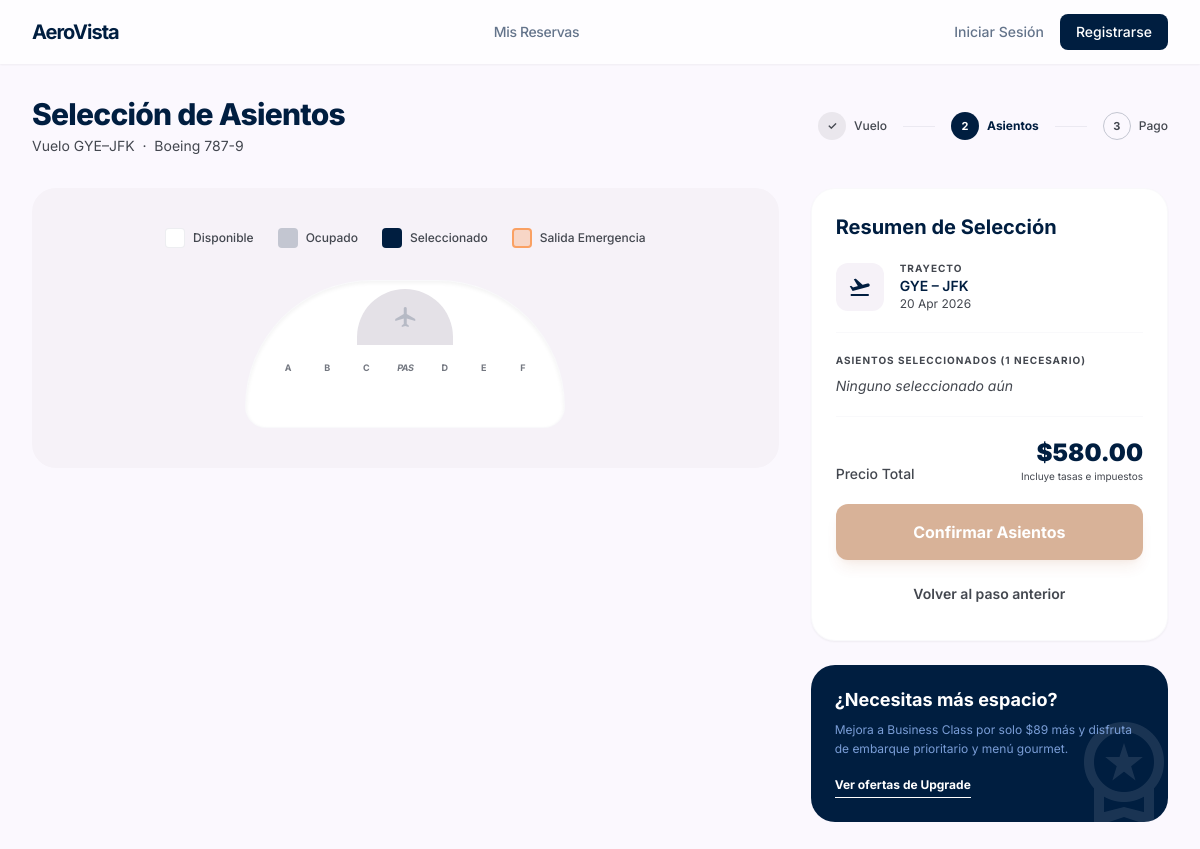
The page /asientos.php?vuelo_id=2 on the database its author committed.
### tables this page shows
CREATE TABLE `vuelos` (
  `id`                   INT AUTO_INCREMENT PRIMARY KEY,
  `numero_vuelo`         VARCHAR(20)    NOT NULL,
  `aerolinea_id`         INT            NOT NULL,
  `origen_id`            INT            NOT NULL,
  `destino_id`           INT            NOT NULL,
  `fecha_salida`         DATETIME       NOT NULL,
  `fecha_llegada`        DATETIME       NOT NULL,
  `precio_base`          DECIMAL(10,2)  NOT NULL,
  `impuestos`            DECIMAL(10,2)  NOT NULL DEFAULT 0.00,
  `capacidad`            INT            NOT NULL DEFAULT 180,
  `asientos_disponibles` INT            NOT NULL DEFAULT 180,
  `avion`                VARCHAR(100)   DEFAULT NULL COMMENT 'Modelo del avión (ej. Airbus A321neo)',
  `estado`               ENUM('programado','a_tiempo','retrasado','cancelado','completado')
                         NOT NULL DEFAULT 'programado',
  `created_at`           TIMESTAMP      NOT NULL DEFAULT CURRENT_TIMESTAMP,
  `updated_at`           TIMESTAMP      NOT NULL DEFAULT CURRENT_TIMESTAMP ON UPDATE CURRENT_TIMESTAMP,
  KEY `idx_vuelo_origen`   (`origen_id`),
  KEY `idx_vuelo_destino`  (`destino_id`),
  KEY `idx_vuelo_fecha`    (`fecha_salida`),
  KEY `idx_vuelo_estado`   (`estado`),
  CONSTRAINT `fk_vuelo_aerolinea` FOREIGN KEY (`aerolinea_id`) REFERENCES `aerolineas` (`id`),
  CONSTRAINT `fk_vuelo_origen`    FOREIGN KEY (`origen_id`)    REFERENCES `aeropuertos` (`id`),
  CONSTRAINT `fk_vuelo_destino`   FOREIGN KEY (`destino_id`)   REFERENCES `aeropuertos` (`id`)
);

CREATE TABLE `aeropuertos` (
  `id`         INT AUTO_INCREMENT PRIMARY KEY,
  `codigo`     VARCHAR(3)   NOT NULL COMMENT 'Código IATA (ej. GYE)',
  `nombre`     VARCHAR(150) NOT NULL,
  `ciudad`     VARCHAR(100) NOT NULL,
  `pais`       VARCHAR(100) NOT NULL,
  `pais_codigo` VARCHAR(2)  NOT NULL COMMENT 'Código ISO del país (ej. EC)',
  `activo`     TINYINT(1)   NOT NULL DEFAULT 1,
  `created_at` TIMESTAMP    NOT NULL DEFAULT CURRENT_TIMESTAMP,
  UNIQUE KEY `uq_aeropuerto_codigo` (`codigo`)
);

### config/db.php (called while the page is built, shortened)
<?php
function getDB(): PDO {
    static $pdo = null;
    if ($pdo === null) {
        $dsn = sprintf(
            'mysql:host=%s;port=%s;dbname=%s;charset=%s',
            DB_HOST, DB_PORT, DB_NAME, DB_CHARSET
        );
        $options = [
            PDO::ATTR_ERRMODE            => PDO::ERRMODE_EXCEPTION,
            PDO::ATTR_DEFAULT_FETCH_MODE => PDO::FETCH_ASSOC,
            PDO::ATTR_EMULATE_PREPARES   => false,
        ];
        try {
            $pdo = new PDO($dsn, DB_USER, DB_PASS, $options);
        } catch (PDOException $e) {
            if (APP_ENV === 'development') {
                die('<pre>Error de conexión a la base de datos: ' . $e->getMessage() . '</pre>');
            } else {
                die('<p style="font-family:sans-serif;color:#c00">Error al conectar con la base de datos. Por favor intenta más tarde.</p>');
            }
        }
    }
    return $pdo;
}

### includes/functions.php (called while the page is built, shortened)
<?php
require_once __DIR__ . '/../config/db.php';
function e(string $str): string {
    return htmlspecialchars($str, ENT_QUOTES | ENT_SUBSTITUTE, 'UTF-8');
}
function fechaCorta(\DateTime|string $fecha): string {
    if (is_string($fecha)) $fecha = new \DateTime($fecha);
    return $fecha->format('d M Y');
}

### asientos.php (the view, shortened to what this page needs)
<?php
require_once __DIR__ . '/config/db.php';
require_once __DIR__ . '/includes/functions.php';
$vueloId = (int)($_GET['vuelo_id'] ?? 0);
$stmt = getDB()->prepare("
    SELECT v.*,
           al.nombre AS aerolinea, al.logo_url,
           ap_o.codigo AS origen_codigo, ap_o.ciudad AS origen_ciudad,
           ap_d.codigo AS destino_codigo, ap_d.ciudad AS destino_ciudad,
           (v.precio_base + v.impuestos) AS precio_total
    FROM vuelos v
    JOIN aerolineas al    ON al.id   = v.aerolinea_id
    JOIN aeropuertos ap_o ON ap_o.id = v.origen_id
    JOIN aeropuertos ap_d ON ap_d.id = v.destino_id
    WHERE v.id = ?
");
$stmt->execute([$vueloId]);
$vuelo = $stmt->fetch();
$busqueda  = $_SESSION['busqueda'] ?? [];
$pasajeros = (int)($busqueda['pasajeros'] ?? 1);
include __DIR__ . '/includes/header.php';
?>
<main class="pt-24 pb-12 px-4 md:px-8 max-w-7xl mx-auto min-h-screen">
  <div class="mb-8 flex flex-col md:flex-row md:items-center justify-between gap-4">
    <div>
      <h1 class="text-3xl font-extrabold text-primary tracking-tight">Selección de Asientos</h1>
      <p class="text-on-surface-variant text-sm mt-1">
        Vuelo <?= e($vuelo['origen_codigo']) ?>–<?= e($vuelo['destino_codigo']) ?>
        &nbsp;·&nbsp; <?= e($vuelo['avion'] ?? 'Avión comercial') ?>
      </p>
    </div>
    <div class="flex items-center gap-4">
      <div class="flex items-center gap-2">
        <span class="flex items-center justify-center w-7 h-7 rounded-full bg-surface-container-high text-on-surface-variant text-[11px] font-bold">✓</span>
        <span class="text-xs font-medium text-on-surface-variant">Vuelo</span>
      </div>
      <div class="h-px w-8 bg-outline-variant/30"></div>
      <div class="flex items-center gap-2">
        <span class="flex items-center justify-center w-7 h-7 rounded-full bg-primary text-white text-[11px] font-bold">2</span>
        <span class="text-xs font-bold text-primary">Asientos</span>
      </div>
      <div class="h-px w-8 bg-outline-variant/30"></div>
      <div class="flex items-center gap-2">
        <span class="flex items-center justify-center w-7 h-7 rounded-full border border-outline-variant text-on-surface-variant text-[11px] font-bold">3</span>
        <span class="text-xs font-medium text-on-surface-variant">Pago</span>
      </div>
    </div>
  </div>
  <div class="grid grid-cols-1 lg:grid-cols-12 gap-8 items-start">
    <div class="lg:col-span-8 bg-surface-container-low rounded-3xl p-6 md:p-10 overflow-hidden">
      <div class="flex flex-wrap justify-center gap-6 mb-8">
        <div class="flex items-center gap-2">
          <div class="w-5 h-5 rounded bg-white border border-outline-variant/30"></div>
          <span class="text-xs font-medium text-on-surface-variant">Disponible</span>
        </div>
        <div class="flex items-center gap-2">
          <div class="w-5 h-5 rounded bg-outline-variant"></div>
          <span class="text-xs font-medium text-on-surface-variant">Ocupado</span>
        </div>
        <div class="flex items-center gap-2">
          <div class="w-5 h-5 rounded bg-primary"></div>
          <span class="text-xs font-medium text-on-surface-variant">Seleccionado</span>
        </div>
        <div class="flex items-center gap-2">
          <div class="w-5 h-5 rounded bg-secondary-container/20 border-2 border-secondary-container/50"></div>
          <span class="text-xs font-medium text-on-surface-variant">Salida Emergencia</span>
        </div>
      </div>
      <div class="relative max-w-xs mx-auto bg-white rounded-t-[180px] rounded-b-[30px] pt-20 pb-10 shadow-inner border border-outline-variant/10">
        <div class="absolute top-2 left-1/2 -translate-x-1/2 w-24 h-14 bg-surface-container-highest rounded-t-full flex items-center justify-center">
          <span class="material-symbols-outlined text-primary/20 text-2xl">flight</span>
        </div>
        <div class="px-6">
          <div class="grid grid-cols-7 gap-1 mb-3 text-center">
            <?php foreach (['A','B','C','','D','E','F'] as $col): ?>
              <span class="text-[9px] font-bold text-outline uppercase tracking-tighter <?= $col === '' ? 'italic' : '' ?>">
                <?= $col === '' ? 'Pas' : $col ?>
              </span>
            <?php endforeach; ?>
          </div>
        </div>
      </div>
    </div>
    <div class="lg:col-span-4 flex flex-col gap-6 sticky top-24">
      <div class="bg-surface-container-lowest rounded-3xl p-6 shadow-sm border border-outline-variant/10">
        <h2 class="text-xl font-bold text-primary mb-5">Resumen de Selección</h2>
        <div class="flex items-center gap-4 pb-5 border-b border-outline-variant/10 mb-5">
          <div class="w-12 h-12 bg-surface-container-low rounded-xl flex items-center justify-center">
            <span class="material-symbols-outlined text-primary">flight_takeoff</span>
          </div>
          <div>
            <p class="text-[10px] uppercase font-bold text-on-surface-variant tracking-widest">Trayecto</p>
            <p class="text-sm font-semibold text-primary">
              <?= e($vuelo['origen_codigo']) ?> – <?= e($vuelo['destino_codigo']) ?>
            </p>
            <p class="text-xs text-on-surface-variant"><?= fechaCorta($vuelo['fecha_salida']) ?></p>
          </div>
        </div>
        <div id="selected-seats-panel" class="mb-5">
          <p class="text-[10px] uppercase font-bold text-on-surface-variant tracking-widest mb-2">
            Asientos Seleccionados (<?= $pasajeros ?> necesario<?= $pasajeros > 1 ? 's' : '' ?>)
          </p>
          <div id="selected-list" class="text-sm text-on-surface-variant">
            <em>Ninguno seleccionado aún</em>
          </div>
        </div>
        <div class="pt-5 border-t border-outline-variant/10">
          <div class="flex justify-between items-end mb-5">
            <p class="text-sm font-medium text-on-surface-variant">Precio Total</p>
            <div class="text-right">
              <p class="text-2xl font-black text-primary" id="total-price">
                $<?= number_format($vuelo['precio_total'] * $pasajeros, 2) ?>
              </p>
              <p class="text-[10px] text-on-surface-variant">Incluye tasas e impuestos</p>
            </div>
          </div>
          <form action="/checkout.php" method="POST" id="asientos-form">
            <button type="submit" id="confirmar-btn" disabled
                    class="w-full bg-secondary text-white font-bold py-4 rounded-xl
                           hover:opacity-90 active:scale-[0.98] transition-all
                           shadow-lg shadow-secondary/20 disabled:opacity-40 disabled:cursor-not-allowed">
              Confirmar Asientos
            </button>
          </form>
          <a href="/resultados.php?<?= http_build_query($busqueda) ?>"
             class="block w-full mt-3 py-3 text-sm font-semibold text-center text-on-surface-variant hover:text-primary transition-colors">
            Volver al paso anterior
          </a>
        </div>
      </div>
      <div class="bg-primary p-6 rounded-3xl text-white relative overflow-hidden">
        <div class="relative z-10">
          <h3 class="font-bold text-lg leading-tight mb-2">¿Necesitas más espacio?</h3>
          <p class="text-xs text-on-primary-container leading-relaxed mb-3">
            Mejora a Business Class por solo $89 más y disfruta de embarque prioritario y menú gourmet.
          </p>
          <button type="button" class="text-xs font-bold border-b border-white pb-1">Ver ofertas de Upgrade</button>
        </div>
        <div class="absolute -right-4 -bottom-4 opacity-10">
          <span class="material-symbols-outlined text-[120px]">workspace_premium</span>
        </div>
      </div>
    </div>
  </div>
</main>
<?php include __DIR__ . '/includes/footer.php'; ?>

### includes/header.php (style rules this page uses)
.material-symbols-outlined { font-variation-settings: 'FILL' 0, 'wght' 400, 'GRAD' 0, 'opsz' 24; }
body { font-family: 'Inter', sans-serif; }

### rows shown on the page
vuelos: origen.codigo "GYE", destino.codigo "JFK", avion "Boeing 787-9", fecha_salida "20 Apr 2026"

### other values the page prints
$col "A"
$col "B"
$col "C"
$col "D"
$col "E"
$col "F"
$pasajeros "1"
$vuelo['precio_total'] * $pasajeros "580.00"
